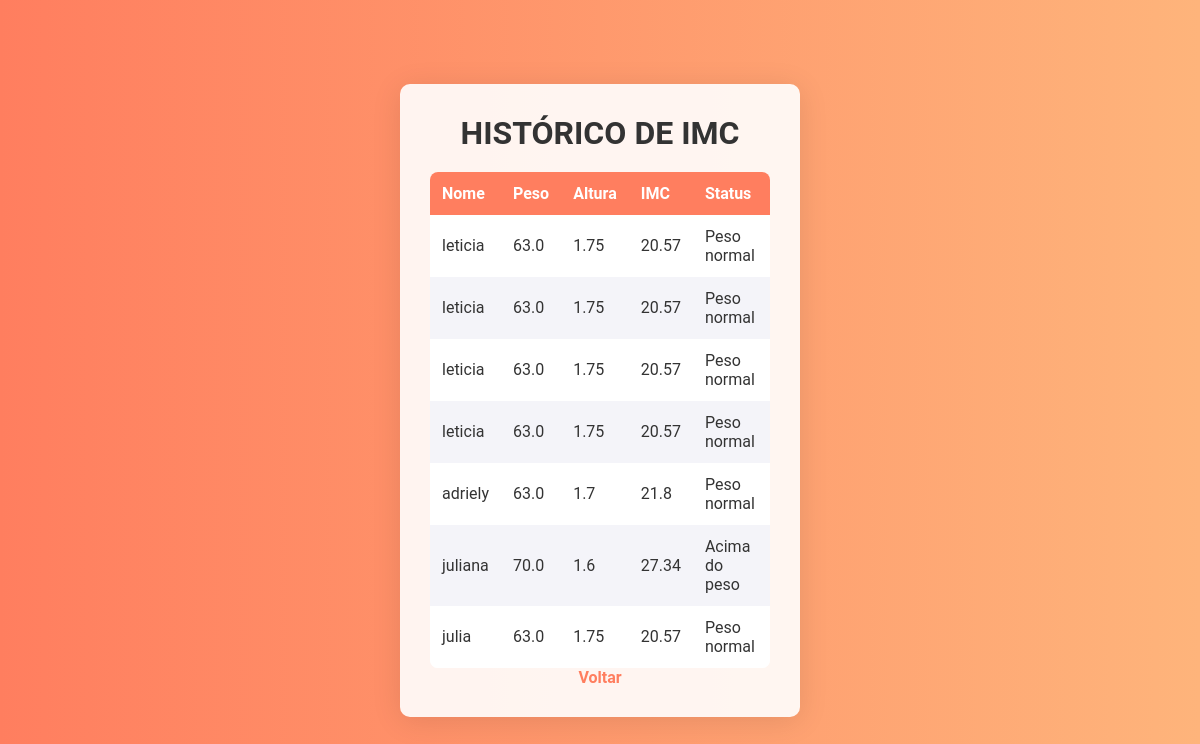
Page /listar on the earlier database version.
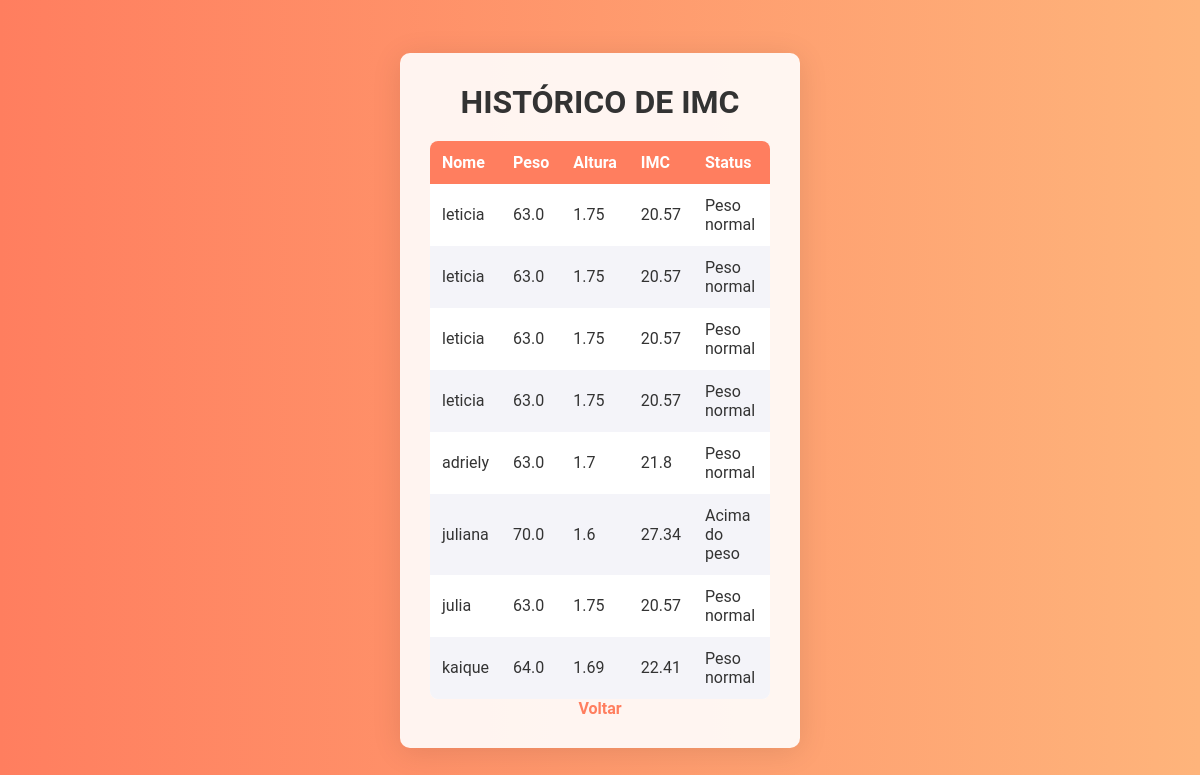
Same page on the later database version.
### tables this page shows
CREATE TABLE pessoas (
            id INTEGER PRIMARY KEY AUTOINCREMENT,
            nome TEXT NOT NULL,
            peso REAL NOT NULL,
            altura REAL NOT NULL,
            imc REAL NOT NULL,
            status TEXT NOT NULL
        );

### app.py (the view)
@app.route('/listar')
def listar():
    conn = sqlite3.connect('imc.db')
    c = conn.cursor()
    c.execute('SELECT nome, peso, altura, imc, status FROM pessoas')
    pessoas = c.fetchall()
    conn.close()
    return render_template('listar.html', pessoas=pessoas)

### templates/listar.html (shortened to what this page needs)
<!DOCTYPE html>
<html lang="pt-br">
<head>
    <link rel="stylesheet" href="{{ url_for('static', filename='style.css') }}">
</head>
<body>
    <div class="container">
        <h1>Histórico de IMC</h1>
        <table>
            <thead>
                <tr>
                    <th>Nome</th>
                    <th>Peso</th>
                    <th>Altura</th>
                    <th>IMC</th>
                    <th>Status</th>
                </tr>
            </thead>
            <tbody>
                {% for pessoa in pessoas %}
                <tr>
                    <td>{{ pessoa[0] }}</td>
                    <td>{{ pessoa[1] }}</td>
                    <td>{{ pessoa[2] }}</td>
                    <td>{{ pessoa[3] }}</td>
                    <td>{{ pessoa[4] }}</td>
                </tr>
                {% endfor %}
            </tbody>
        </table>
        <a href="/">Voltar</a>
    </div>
</body>
</html>

Differences in the rows shown:
added pessoas: nome "kaique", peso "64.0", altura "1.69", imc "22.41", status "Peso normal"
